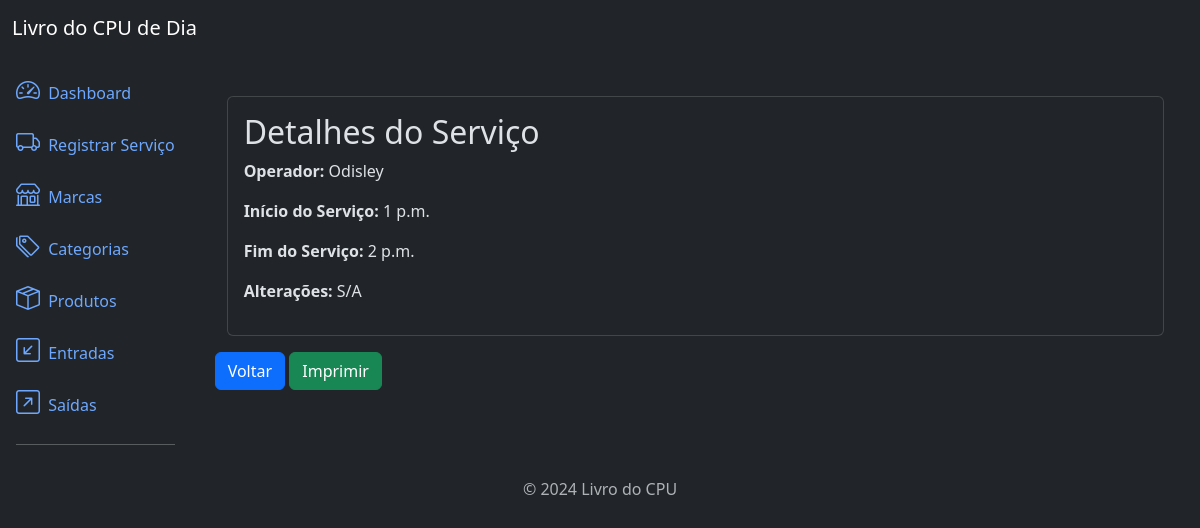
The app's page /core/servicos/2/ with its own data.
### core/models.py (models this page shows)
class ServicoInterno(models.Model):
    operador = models.CharField(max_length=100)
    horario_inicio = models.TimeField()
    horario_fim = models.TimeField()
    alteracao = models.TextField(blank=True)

### core/views.py (the view)
# urls.py: path('servicos/<int:pk>/', views.ServicoInternoDetailView.as_view(), name='servicointerno_detail'),  # Detalhes
class ServicoInternoDetailView(DetailView):
    model = ServicoInterno
    template_name = 'core/servico_detail.html'
    context_object_name = 'servicointerno'

### core/templates/core/servico_detail.html (shortened to what this page needs)
{% extends 'base.html' %}
{% block content %}
<div>
    <div class="container mt-4">
        <div class="card">
            <div class="card-body">
            <h2>Detalhes do Serviço</h2>
            <p><strong>Operador:</strong> {{ servicointerno.operador }}</p>
            <p><strong>Início do Serviço:</strong> {{ servicointerno.horario_inicio }}</p>
            <p><strong>Fim do Serviço:</strong> {{ servicointerno.horario_fim }}</p>
            <p><strong>Alterações:</strong> {{ servicointerno.alteracao }}</p>
            </div>
        </div>
    </div>
    <div>
        <a href="{% url 'servico_list' %}" class="btn btn-primary mt-3">Voltar</a>
        <a href="{% url 'gerar_relatorio_pdf' servicointerno.id %}" class="btn btn-success btn-printer mt-3">Imprimir </a>
    </div>
{% endblock %}

### records on screen
ServicoInterno: operador "Odisley", horario_inicio "1 p.m.", horario_fim "2 p.m.", alteracao "S/A"
